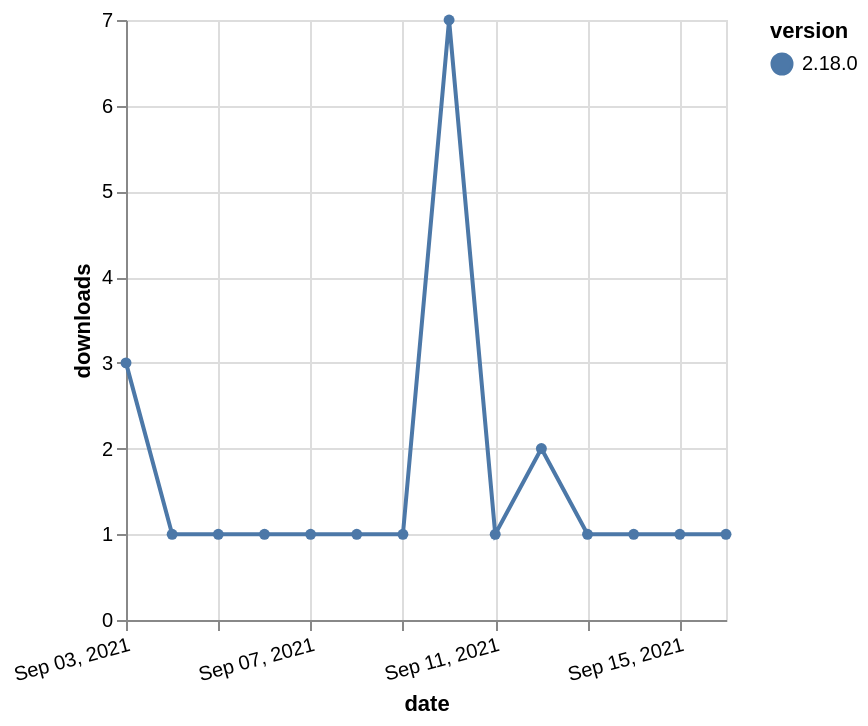

Source (Vega-Lite JSON):
### Vega-Lite specification from a JSON file in a GitHub repository (floating-point values rounded to 4 significant figures)
{"$schema": "https://vega.github.io/schema/vega-lite/v5.json", "description": "A simple bar chart with embedded data.", "data": {"values": [{"date": "2021-09-03", "total": 503, "delta": 3, "version": "2.18.0"}, {"date": "2021-09-04", "total": 504, "delta": 1, "version": "2.18.0"}, {"date": "2021-09-05", "total": 505, "delta": 1, "version": "2.18.0"}, {"date": "2021-09-06", "total": 506, "delta": 1, "version": "2.18.0"}, {"date": "2021-09-07", "total": 507, "delta": 1, "version": "2.18.0"}, {"date": "2021-09-08", "total": 508, "delta": 1, "version": "2.18.0"}, {"date": "2021-09-09", "total": 509, "delta": 1, "version": "2.18.0"}, {"date": "2021-09-10", "total": 516, "delta": 7, "version": "2.18.0"}, {"date": "2021-09-11", "total": 517, "delta": 1, "version": "2.18.0"}, {"date": "2021-09-12", "total": 519, "delta": 2, "version": "2.18.0"}, {"date": "2021-09-13", "total": 520, "delta": 1, "version": "2.18.0"}, {"date": "2021-09-14", "total": 521, "delta": 1, "version": "2.18.0"}, {"date": "2021-09-15", "total": 522, "delta": 1, "version": "2.18.0"}, {"date": "2021-09-16", "total": 523, "delta": 1, "version": "2.18.0"}]}, "width": "container", "mark": {"type": "line", "point": {"filled": true}}, "encoding": {"x": {"field": "date", "type": "temporal", "timeUnit": "yearmonthdate", "title": "date", "axis": {"labelAngle": -15}}, "y": {"field": "delta", "type": "quantitative", "title": "downloads"}, "color": {"field": "version", "type": "nominal"}, "tooltip": {"field": "delta"}}}
